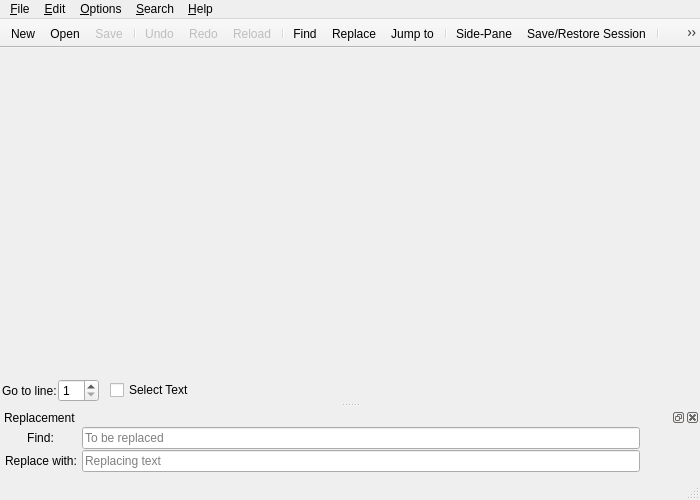
<?xml version="1.0" encoding="UTF-8"?>
<ui version="4.0">
 <class>Texxy::TexxyWindow</class>
 <widget class="QMainWindow" name="TexxyWindow">
  <property name="geometry">
   <rect>
    <x>0</x>
    <y>0</y>
    <width>700</width>
    <height>500</height>
   </rect>
  </property>
  <widget class="QWidget" name="centralWidget">
   <layout class="QVBoxLayout" name="verticalLayout">
    <property name="leftMargin">
     <number>0</number>
    </property>
    <property name="topMargin">
     <number>0</number>
    </property>
    <property name="rightMargin">
     <number>0</number>
    </property>
    <property name="bottomMargin">
     <number>0</number>
    </property>
    <item>
     <widget class="QSplitter" name="splitter">
      <property name="sizePolicy">
       <sizepolicy hsizetype="Expanding" vsizetype="Expanding">
        <horstretch>0</horstretch>
        <verstretch>0</verstretch>
       </sizepolicy>
      </property>
      <property name="lineWidth">
       <number>0</number>
      </property>
      <property name="orientation">
       <enum>Qt::Horizontal</enum>
      </property>
      <widget class="Texxy::TabWidget" name="tabWidget">
       <property name="currentIndex">
        <number>-1</number>
       </property>
       <property name="documentMode">
        <bool>true</bool>
       </property>
       <property name="tabsClosable">
        <bool>true</bool>
       </property>
       <property name="movable">
        <bool>true</bool>
       </property>
      </widget>
     </widget>
    </item>
    <item>
     <layout class="QGridLayout" name="goToGridLayout">
      <property name="leftMargin">
       <number>2</number>
      </property>
      <property name="rightMargin">
       <number>2</number>
      </property>
      <property name="horizontalSpacing">
       <number>1</number>
      </property>
      <item row="0" column="0">
       <widget class="QLabel" name="label">
        <property name="text">
         <string>Go to line:</string>
        </property>
        <property name="margin">
         <number>2</number>
        </property>
       </widget>
      </item>
      <item row="0" column="1">
       <widget class="QSpinBox" name="spinBox">
        <property name="minimum">
         <number>1</number>
        </property>
       </widget>
      </item>
      <item row="0" column="2">
       <spacer name="horizontalSpacer_2">
        <property name="orientation">
         <enum>Qt::Horizontal</enum>
        </property>
        <property name="sizeType">
         <enum>QSizePolicy::Fixed</enum>
        </property>
        <property name="sizeHint" stdset="0">
         <size>
          <width>10</width>
          <height>0</height>
         </size>
        </property>
       </spacer>
      </item>
      <item row="0" column="3">
       <widget class="QCheckBox" name="checkBox">
        <property name="focusPolicy">
         <enum>Qt::NoFocus</enum>
        </property>
        <property name="toolTip">
         <string>Select text from cursor to this line
(Ctrl+Shift+J)</string>
        </property>
        <property name="text">
         <string>Select Text</string>
        </property>
        <property name="shortcut">
         <string>Ctrl+Shift+J</string>
        </property>
       </widget>
      </item>
      <item row="0" column="4">
       <spacer name="horizontalSpacer">
        <property name="orientation">
         <enum>Qt::Horizontal</enum>
        </property>
        <property name="sizeHint" stdset="0">
         <size>
          <width>40</width>
          <height>0</height>
         </size>
        </property>
       </spacer>
      </item>
     </layout>
    </item>
   </layout>
  </widget>
  <widget class="QMenuBar" name="menuBar">
   <property name="geometry">
    <rect>
     <x>0</x>
     <y>0</y>
     <width>700</width>
     <height>20</height>
    </rect>
   </property>
   <property name="contextMenuPolicy">
    <enum>Qt::PreventContextMenu</enum>
   </property>
   <widget class="QMenu" name="menuFile">
    <property name="title">
     <string>&amp;File</string>
    </property>
    <widget class="QMenu" name="menuOpenRecently">
     <property name="title">
      <string>Recently &amp;Modified</string>
     </property>
     <addaction name="actionClearRecent"/>
    </widget>
    <addaction name="actionNew"/>
    <addaction name="actionOpen"/>
    <addaction name="actionOpenHex"/>
    <addaction name="menuOpenRecently"/>
    <addaction name="actionSession"/>
    <addaction name="actionSidePane"/>
    <addaction name="separator"/>
    <addaction name="actionRun"/>
    <addaction name="separator"/>
    <addaction name="actionDetachTab"/>
    <addaction name="actionLastActiveTab"/>
    <addaction name="actionRightTab"/>
    <addaction name="actionLeftTab"/>
    <addaction name="actionLastTab"/>
    <addaction name="actionFirstTab"/>
    <addaction name="separator"/>
    <addaction name="actionReload"/>
    <addaction name="separator"/>
    <addaction name="actionSave"/>
    <addaction name="actionSaveAs"/>
    <addaction name="actionSaveAllFiles"/>
    <addaction name="separator"/>
    <addaction name="actionSaveCodec"/>
    <addaction name="separator"/>
    <addaction name="actionPrint"/>
    <addaction name="separator"/>
    <addaction name="actionDoc"/>
    <addaction name="separator"/>
    <addaction name="actionClose"/>
    <addaction name="actionQuit"/>
   </widget>
   <widget class="QMenu" name="menuEdit">
    <property name="title">
     <string>&amp;Edit</string>
    </property>
    <addaction name="actionEdit"/>
    <addaction name="separator"/>
    <addaction name="actionUndo"/>
    <addaction name="actionRedo"/>
    <addaction name="separator"/>
    <addaction name="actionCut"/>
    <addaction name="actionCopy"/>
    <addaction name="actionPaste"/>
    <addaction name="actionDelete"/>
    <addaction name="separator"/>
    <addaction name="actionSelectAll"/>
    <addaction name="separator"/>
    <addaction name="actionSoftTab"/>
    <addaction name="separator"/>
    <addaction name="actionUpperCase"/>
    <addaction name="actionLowerCase"/>
    <addaction name="actionStartCase"/>
    <addaction name="separator"/>
    <addaction name="actionSortLines"/>
    <addaction name="actionRSortLines"/>
    <addaction name="separator"/>
    <addaction name="ActionRmDupeSort"/>
    <addaction name="ActionRmDupeRSort"/>
    <addaction name="separator"/>
    <addaction name="ActionSpaceDupeSort"/>
    <addaction name="ActionSpaceDupeRSort"/>
    <addaction name="separator"/>
    <addaction name="actionCheckSpelling"/>
    <addaction name="actionUserDict"/>
    <addaction name="separator"/>
    <addaction name="actionDate"/>
   </widget>
   <widget class="QMenu" name="menuOptions">
    <property name="title">
     <string>&amp;Options</string>
    </property>
    <widget class="QMenu" name="menuEncoding">
     <property name="title">
      <string>&amp;Encoding</string>
     </property>
     <addaction name="actionUTF_8"/>
     <addaction name="actionUTF_16"/>
     <addaction name="actionISO_8859_1"/>
     <addaction name="actionHex"/>
     <addaction name="actionOther"/>
    </widget>
    <addaction name="actionLineNumbers"/>
    <addaction name="actionWrap"/>
    <addaction name="actionIndent"/>
    <addaction name="actionSyntax"/>
    <addaction name="separator"/>
    <addaction name="menuEncoding"/>
    <addaction name="separator"/>
    <addaction name="actionFont"/>
    <addaction name="actionPreferences"/>
   </widget>
   <widget class="QMenu" name="menuSearch">
    <property name="title">
     <string>&amp;Search</string>
    </property>
    <addaction name="actionFind"/>
    <addaction name="actionReplace"/>
    <addaction name="actionJump"/>
   </widget>
   <widget class="QMenu" name="menuHelp">
    <property name="title">
     <string>&amp;Help</string>
    </property>
    <addaction name="actionHelp"/>
    <addaction name="actionAbout"/>
   </widget>
   <addaction name="menuFile"/>
   <addaction name="menuEdit"/>
   <addaction name="menuOptions"/>
   <addaction name="menuSearch"/>
   <addaction name="menuHelp"/>
  </widget>
  <widget class="QToolBar" name="mainToolBar">
   <property name="contextMenuPolicy">
    <enum>Qt::PreventContextMenu</enum>
   </property>
   <property name="movable">
    <bool>false</bool>
   </property>
   <attribute name="toolBarArea">
    <enum>TopToolBarArea</enum>
   </attribute>
   <attribute name="toolBarBreak">
    <bool>false</bool>
   </attribute>
   <addaction name="actionNew"/>
   <addaction name="actionOpen"/>
   <addaction name="actionSave"/>
   <addaction name="separator"/>
   <addaction name="actionUndo"/>
   <addaction name="actionRedo"/>
   <addaction name="actionReload"/>
   <addaction name="separator"/>
   <addaction name="actionFind"/>
   <addaction name="actionReplace"/>
   <addaction name="actionJump"/>
   <addaction name="separator"/>
   <addaction name="actionSidePane"/>
   <addaction name="actionSession"/>
   <addaction name="separator"/>
   <addaction name="actionEdit"/>
   <addaction name="actionRun"/>
   <addaction name="actionMenu"/>
  </widget>
  <widget class="QStatusBar" name="statusBar"/>
  <widget class="QDockWidget" name="dockReplace">
   <property name="contextMenuPolicy">
    <enum>Qt::PreventContextMenu</enum>
   </property>
   <property name="features">
    <set>QDockWidget::DockWidgetClosable|QDockWidget::DockWidgetMovable|QDockWidget::DockWidgetFloatable</set>
   </property>
   <property name="allowedAreas">
    <set>Qt::BottomDockWidgetArea|Qt::TopDockWidgetArea</set>
   </property>
   <property name="windowTitle">
    <string>Replacement</string>
   </property>
   <attribute name="dockWidgetArea">
    <number>8</number>
   </attribute>
   <widget class="QWidget" name="dockWidgetContents">
    <layout class="QGridLayout" name="gridLayout">
     <property name="leftMargin">
      <number>0</number>
     </property>
     <property name="topMargin">
      <number>0</number>
     </property>
     <property name="rightMargin">
      <number>0</number>
     </property>
     <property name="bottomMargin">
      <number>0</number>
     </property>
     <property name="spacing">
      <number>0</number>
     </property>
     <item row="0" column="0">
      <layout class="QGridLayout" name="dockGridLayout">
       <property name="leftMargin">
        <number>5</number>
       </property>
       <property name="rightMargin">
        <number>2</number>
       </property>
       <property name="bottomMargin">
        <number>5</number>
       </property>
       <property name="horizontalSpacing">
        <number>5</number>
       </property>
       <property name="verticalSpacing">
        <number>0</number>
       </property>
       <item row="0" column="0" alignment="Qt::AlignHCenter|Qt::AlignVCenter">
        <widget class="QLabel" name="label_3">
         <property name="sizePolicy">
          <sizepolicy hsizetype="Fixed" vsizetype="Preferred">
           <horstretch>0</horstretch>
           <verstretch>0</verstretch>
          </sizepolicy>
         </property>
         <property name="text">
          <string>Find:</string>
         </property>
         <property name="alignment">
          <set>Qt::AlignCenter</set>
         </property>
        </widget>
       </item>
       <item row="0" column="1" colspan="2" alignment="Qt::AlignVCenter">
        <widget class="Texxy::LineEdit" name="lineEditFind">
         <property name="minimumSize">
          <size>
           <width>150</width>
           <height>0</height>
          </size>
         </property>
         <property name="placeholderText">
          <string>To be replaced</string>
         </property>
        </widget>
       </item>
       <item row="1" column="0" alignment="Qt::AlignVCenter">
        <widget class="QLabel" name="label_2">
         <property name="sizePolicy">
          <sizepolicy hsizetype="Fixed" vsizetype="Preferred">
           <horstretch>0</horstretch>
           <verstretch>0</verstretch>
          </sizepolicy>
         </property>
         <property name="text">
          <string>Replace with:</string>
         </property>
         <property name="alignment">
          <set>Qt::AlignCenter</set>
         </property>
        </widget>
       </item>
       <item row="1" column="1" colspan="2" alignment="Qt::AlignVCenter">
        <widget class="Texxy::LineEdit" name="lineEditReplace">
         <property name="minimumSize">
          <size>
           <width>150</width>
           <height>0</height>
          </size>
         </property>
         <property name="placeholderText">
          <string>Replacing text</string>
         </property>
        </widget>
       </item>
       <item row="0" column="3">
        <widget class="QToolButton" name="toolButtonPrv">
         <property name="sizePolicy">
          <sizepolicy hsizetype="Fixed" vsizetype="Fixed">
           <horstretch>0</horstretch>
           <verstretch>0</verstretch>
          </sizepolicy>
         </property>
         <property name="focusPolicy">
          <enum>Qt::NoFocus</enum>
         </property>
         <property name="autoRaise">
          <bool>true</bool>
         </property>
        </widget>
       </item>
       <item row="1" column="3">
        <widget class="QToolButton" name="toolButtonNext">
         <property name="sizePolicy">
          <sizepolicy hsizetype="Fixed" vsizetype="Fixed">
           <horstretch>0</horstretch>
           <verstretch>0</verstretch>
          </sizepolicy>
         </property>
         <property name="focusPolicy">
          <enum>Qt::NoFocus</enum>
         </property>
         <property name="autoRaise">
          <bool>true</bool>
         </property>
        </widget>
       </item>
       <item row="1" column="4">
        <widget class="QToolButton" name="toolButtonAll">
         <property name="sizePolicy">
          <sizepolicy hsizetype="Fixed" vsizetype="Fixed">
           <horstretch>0</horstretch>
           <verstretch>0</verstretch>
          </sizepolicy>
         </property>
         <property name="focusPolicy">
          <enum>Qt::NoFocus</enum>
         </property>
         <property name="autoRaise">
          <bool>true</bool>
         </property>
        </widget>
       </item>
      </layout>
     </item>
    </layout>
   </widget>
  </widget>
  <action name="actionNew">
   <property name="text">
    <string>&amp;New</string>
   </property>
   <property name="toolTip">
    <string>New tab</string>
   </property>
   <property name="shortcut">
    <string>Ctrl+N</string>
   </property>
  </action>
  <action name="actionOpen">
   <property name="text">
    <string>&amp;Open</string>
   </property>
   <property name="toolTip">
    <string>Open a file</string>
   </property>
   <property name="shortcut">
    <string>Ctrl+O</string>
   </property>
 </action>
  <action name="actionOpenHex">
   <property name="text">
    <string>Open as &amp;Hex</string>
   </property>
   <property name="toolTip">
    <string>Open a file in hexadecimal view</string>
   </property>
  </action>
  <action name="actionSave">
   <property name="enabled">
    <bool>false</bool>
   </property>
   <property name="text">
    <string>&amp;Save</string>
   </property>
   <property name="toolTip">
    <string>Save the current tab</string>
   </property>
   <property name="shortcut">
    <string>Ctrl+S</string>
   </property>
  </action>
  <action name="actionUndo">
   <property name="enabled">
    <bool>false</bool>
   </property>
   <property name="text">
    <string>&amp;Undo</string>
   </property>
   <property name="toolTip">
    <string>Undo</string>
   </property>
   <property name="shortcut">
    <string>Ctrl+Z</string>
   </property>
  </action>
  <action name="actionRedo">
   <property name="enabled">
    <bool>false</bool>
   </property>
   <property name="text">
    <string>&amp;Redo</string>
   </property>
   <property name="toolTip">
    <string>Redo</string>
   </property>
   <property name="shortcut">
    <string>Ctrl+Shift+Z</string>
   </property>
  </action>
  <action name="actionReload">
   <property name="enabled">
    <bool>false</bool>
   </property>
   <property name="text">
    <string>Reload</string>
   </property>
   <property name="toolTip">
    <string>Reload</string>
   </property>
   <property name="shortcut">
    <string>Ctrl+Shift+R</string>
   </property>
  </action>
  <action name="actionFind">
   <property name="text">
    <string>&amp;Find</string>
   </property>
   <property name="toolTip">
    <string>Focus/hide search bar</string>
   </property>
   <property name="shortcut">
    <string>Ctrl+F</string>
   </property>
  </action>
  <action name="actionReplace">
   <property name="text">
    <string>&amp;Replace</string>
   </property>
   <property name="toolTip">
    <string>Show/hide replacement dock</string>
   </property>
   <property name="shortcut">
    <string>Ctrl+R</string>
   </property>
  </action>
  <action name="actionSaveAs">
   <property name="text">
    <string>Save &amp;As</string>
   </property>
   <property name="shortcut">
    <string>Ctrl+Shift+S</string>
   </property>
  </action>
  <action name="actionPrint">
   <property name="text">
    <string>&amp;Print</string>
   </property>
   <property name="shortcut">
    <string>Ctrl+P</string>
   </property>
  </action>
  <action name="actionDoc">
   <property name="text">
    <string>Documen&amp;t Properties</string>
   </property>
   <property name="shortcut">
    <string>Ctrl+Shift+D</string>
   </property>
  </action>
  <action name="actionClose">
   <property name="text">
    <string>&amp;Close</string>
   </property>
   <property name="shortcut">
    <string>Ctrl+Shift+Q</string>
   </property>
  </action>
  <action name="actionQuit">
   <property name="text">
    <string>&amp;Quit</string>
   </property>
   <property name="shortcut">
    <string>Ctrl+Q</string>
   </property>
  </action>
  <action name="actionCut">
   <property name="enabled">
    <bool>false</bool>
   </property>
   <property name="text">
    <string>&amp;Cut</string>
   </property>
   <property name="shortcut">
    <string>Ctrl+X</string>
   </property>
  </action>
  <action name="actionCopy">
   <property name="enabled">
    <bool>false</bool>
   </property>
   <property name="text">
    <string>C&amp;opy</string>
   </property>
   <property name="shortcut">
    <string>Ctrl+C</string>
   </property>
  </action>
  <action name="actionPaste">
   <property name="text">
    <string>&amp;Paste</string>
   </property>
   <property name="shortcut">
    <string>Ctrl+V</string>
   </property>
  </action>
  <action name="actionDelete">
   <property name="enabled">
    <bool>false</bool>
   </property>
   <property name="text">
    <string>&amp;Delete</string>
   </property>
  </action>
  <action name="actionSelectAll">
   <property name="text">
    <string>&amp;Select All</string>
   </property>
   <property name="shortcut">
    <string>Ctrl+A</string>
   </property>
  </action>
  <action name="actionFont">
   <property name="text">
    <string>&amp;Font</string>
   </property>
  </action>
  <action name="actionLineNumbers">
   <property name="checkable">
    <bool>true</bool>
   </property>
   <property name="text">
    <string>&amp;Line Numbers</string>
   </property>
   <property name="shortcut">
    <string>Ctrl+L</string>
   </property>
  </action>
  <action name="actionWrap">
   <property name="checkable">
    <bool>true</bool>
   </property>
   <property name="checked">
    <bool>true</bool>
   </property>
   <property name="text">
    <string>&amp;Wrap Lines</string>
   </property>
   <property name="shortcut">
    <string>Ctrl+W</string>
   </property>
  </action>
  <action name="actionIndent">
   <property name="checkable">
    <bool>true</bool>
   </property>
   <property name="checked">
    <bool>true</bool>
   </property>
   <property name="text">
    <string>&amp;Auto-Indentation</string>
   </property>
   <property name="shortcut">
    <string>Ctrl+I</string>
   </property>
  </action>
  <action name="actionSyntax">
   <property name="checkable">
    <bool>true</bool>
   </property>
   <property name="checked">
    <bool>true</bool>
   </property>
   <property name="text">
    <string>&amp;Syntax Highlighting</string>
   </property>
   <property name="shortcut">
    <string>Ctrl+Shift+H</string>
   </property>
  </action>
  <action name="actionPreferences">
   <property name="text">
    <string>&amp;Preferences</string>
   </property>
   <property name="shortcut">
    <string>Ctrl+Shift+P</string>
   </property>
  </action>
  <action name="actionHelp">
   <property name="text">
    <string>&amp;Help</string>
   </property>
   <property name="shortcut">
    <string>Ctrl+H</string>
   </property>
  </action>
  <action name="actionAbout">
   <property name="text">
    <string>&amp;About</string>
   </property>
  </action>
  <action name="actionOther">
   <property name="checkable">
    <bool>true</bool>
   </property>
   <property name="text">
    <string>&amp;Other</string>
   </property>
  </action>
  <action name="actionEnforce_UTF_8">
   <property name="checkable">
    <bool>true</bool>
   </property>
   <property name="text">
    <string>Enforce UTF-8</string>
   </property>
  </action>
  <action name="actionUTF_8">
   <property name="checkable">
    <bool>true</bool>
   </property>
   <property name="checked">
    <bool>false</bool>
   </property>
   <property name="text">
    <string>&amp;UTF-8</string>
   </property>
  </action>
  <action name="actionUTF_16">
   <property name="checkable">
    <bool>true</bool>
   </property>
   <property name="checked">
    <bool>false</bool>
   </property>
   <property name="text">
    <string>UTF-&amp;16</string>
   </property>
  </action>
  <action name="actionISO_8859_1">
   <property name="checkable">
    <bool>true</bool>
   </property>
   <property name="checked">
    <bool>false</bool>
   </property>
   <property name="text">
    <string>&amp;ISO-8859-1</string>
   </property>
  </action>
  <action name="actionHex">
   <property name="checkable">
    <bool>true</bool>
   </property>
   <property name="checked">
    <bool>false</bool>
   </property>
   <property name="text">
    <string>&amp;Hex</string>
   </property>
  </action>
  <action name="actionSaveCodec">
   <property name="text">
    <string>Save with &amp;Encoding</string>
   </property>
  </action>
  <action name="actionJump">
   <property name="text">
    <string>&amp;Jump to</string>
   </property>
   <property name="toolTip">
    <string>Show/hide jump bar</string>
   </property>
   <property name="shortcut">
    <string>Ctrl+J</string>
   </property>
  </action>
  <action name="actionEdit">
   <property name="text">
    <string>&amp;Edit</string>
   </property>
   <property name="toolTip">
    <string>Edit text</string>
   </property>
   <property name="shortcut">
    <string>Ctrl+Shift+E</string>
   </property>
  </action>
  <action name="actionDetachTab">
   <property name="enabled">
    <bool>false</bool>
   </property>
   <property name="text">
    <string>&amp;Detach Tab</string>
   </property>
   <property name="shortcut">
    <string>Ctrl+T</string>
   </property>
  </action>
  <action name="actionCloseRight">
   <property name="text">
    <string>Close Ne&amp;xt Tabs</string>
   </property>
  </action>
  <action name="actionCloseLeft">
   <property name="text">
    <string>Close &amp;Previous Tabs</string>
   </property>
  </action>
  <action name="actionCloseAll">
   <property name="text">
    <string>Close &amp;All Tabs</string>
   </property>
  </action>
  <action name="actionCloseOther">
   <property name="text">
    <string>Close &amp;Other Tabs</string>
   </property>
  </action>
  <action name="actionCopyName">
   <property name="text">
    <string>&amp;Copy File Name</string>
   </property>
  </action>
  <action name="actionCopyPath">
   <property name="text">
    <string>Copy File &amp;Path</string>
   </property>
  </action>
  <action name="actionRightTab">
   <property name="enabled">
    <bool>false</bool>
   </property>
   <property name="text">
    <string>Ne&amp;xt Tab</string>
   </property>
   <property name="shortcut">
    <string>Alt+Right</string>
   </property>
  </action>
  <action name="actionLeftTab">
   <property name="enabled">
    <bool>false</bool>
   </property>
   <property name="text">
    <string>Previous Ta&amp;b</string>
   </property>
   <property name="shortcut">
    <string>Alt+Left</string>
   </property>
  </action>
  <action name="actionFirstTab">
   <property name="enabled">
    <bool>false</bool>
   </property>
   <property name="text">
    <string>&amp;First Tab</string>
   </property>
   <property name="shortcut">
    <string>Alt+Down</string>
   </property>
  </action>
  <action name="actionLastTab">
   <property name="enabled">
    <bool>false</bool>
   </property>
   <property name="text">
    <string>&amp;Last Tab</string>
   </property>
   <property name="shortcut">
    <string>Alt+Up</string>
   </property>
  </action>
  <action name="actionMenu">
   <property name="text">
    <string>Menu</string>
   </property>
  </action>
  <action name="actionRun">
   <property name="text">
    <string>&amp;Run</string>
   </property>
   <property name="toolTip">
    <string>Execute</string>
   </property>
   <property name="shortcut">
    <string>Ctrl+E</string>
   </property>
  </action>
  <action name="actionClearRecent">
   <property name="text">
    <string>&amp;Clear</string>
   </property>
   <property name="toolTip">
    <string>Clear the list of recently modified files</string>
   </property>
  </action>
  <action name="actionSession">
   <property name="text">
    <string>Sa&amp;ve/Restore Session</string>
   </property>
   <property name="toolTip">
    <string>Save/Restore Session</string>
   </property>
   <property name="shortcut">
    <string>Ctrl+M</string>
   </property>
  </action>
  <action name="actionSidePane">
   <property name="text">
    <string>Side-Pane</string>
   </property>
   <property name="shortcut">
    <string>Ctrl+Alt+P</string>
   </property>
  </action>
  <action name="actionDate">
   <property name="text">
    <string>Paste Date and Time</string>
   </property>
   <property name="shortcut">
    <string>Ctrl+Shift+V</string>
   </property>
  </action>
  <action name="actionUpperCase">
   <property name="text">
    <string>To Upper Case</string>
   </property>
   <property name="toolTip">
    <string>To Upper Case</string>
   </property>
   <property name="shortcut">
    <string>Ctrl+Shift+U</string>
   </property>
  </action>
  <action name="actionLowerCase">
   <property name="text">
    <string>To Lower Case</string>
   </property>
   <property name="toolTip">
    <string>To Lower Case</string>
   </property>
   <property name="shortcut">
    <string>Ctrl+Shift+L</string>
   </property>
  </action>
  <action name="actionStartCase">
   <property name="text">
    <string>To Start Case</string>
   </property>
   <property name="toolTip">
    <string>To Start Case</string>
   </property>
  </action>
  <action name="actionLastActiveTab">
   <property name="enabled">
    <bool>false</bool>
   </property>
   <property name="text">
    <string>Last Active Tab</string>
   </property>
   <property name="toolTip">
    <string>Last Active Tab</string>
   </property>
   <property name="shortcut">
    <string>F1</string>
   </property>
  </action>
  <action name="actionSortLines">
   <property name="text">
    <string>Sort Lines</string>
   </property>
   <property name="toolTip">
    <string>Sort Lines</string>
   </property>
  </action>
  <action name="actionRSortLines">
   <property name="text">
    <string>Sort Lines Reversely</string>
   </property>
   <property name="toolTip">
    <string>Sort Lines Reversely</string>
   </property>
  </action>
  <action name="ActionRmDupeSort">
   <property name="text">
    <string>Sort and Remove Duplicates</string>
   </property>
   <property name="toolTip">
    <string>Sort and Remove Duplicates</string>
   </property>
  </action>
  <action name="ActionRmDupeRSort">
   <property name="text">
    <string>Reverse Sort and Remove Duplicates</string>
   </property>
   <property name="toolTip">
    <string>Reverse Sort and Remove Duplicates</string>
   </property>
  </action>
  <action name="ActionSpaceDupeSort">
   <property name="text">
    <string>Sort and Remove Duplicates (Space delimited)</string>
   </property>
   <property name="toolTip">
    <string>Sort and Remove Duplicates (Space delimited)</string>
   </property>
  </action>
  <action name="ActionSpaceDupeRSort">
   <property name="text">
    <string>Reverse Sort and Remove Duplicates (Space delimited)</string>
   </property>
   <property name="toolTip">
    <string>Reverse Sort and Remove Duplicates (Space delimited)</string>
   </property>
  </action>
  <action name="actionCheckSpelling">
   <property name="text">
    <string>Check Spelling</string>
   </property>
   <property name="shortcut">
    <string>F2</string>
   </property>
  </action>
  <action name="actionSaveAllFiles">
   <property name="text">
    <string>Save All Files</string>
   </property>
   <property name="toolTip">
    <string>Save All Files</string>
   </property>
  </action>
  <action name="actionUserDict">
   <property name="text">
    <string>User Dictionary</string>
   </property>
   <property name="toolTip">
    <string>User Dictionary</string>
   </property>
  </action>
  <action name="actionSoftTab">
   <property name="text">
    <string>Text Tabs to Spaces</string>
   </property>
  </action>
 </widget>
 <layoutdefault spacing="6" margin="11"/>
 <customwidgets>
  <customwidget>
   <class>Texxy::LineEdit</class>
   <extends>QLineEdit</extends>
   <header>lineedit.h</header>
  </customwidget>
  <customwidget>
   <class>Texxy::TabWidget</class>
   <extends>QTabWidget</extends>
   <header>tabwidget.h</header>
   <container>1</container>
  </customwidget>
 </customwidgets>
 <resources/>
 <connections/>
</ui>
